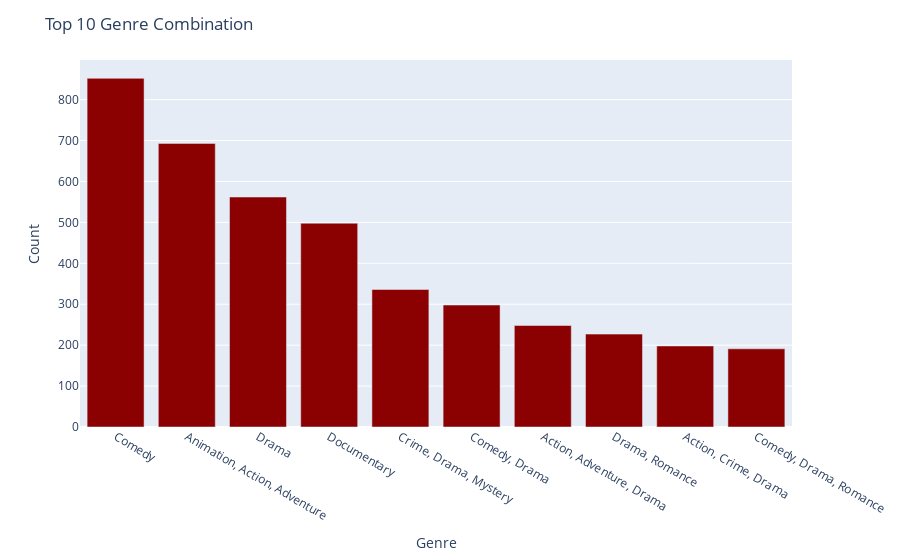

The notebook cell saved with this chart:
### Markdown cell above
##### Genre

### Code cell
import plotly.express as px
from plotly.offline import init_notebook_mode, iplot
import plotly.graph_objects as go
init_notebook_mode(connected=True)

netflix_df_genre = netflix_df['GENRE'].value_counts().reset_index().rename(columns={'GENRE':'Count','index':'Genre'})

fig = px.bar(data_frame = netflix_df_genre.sort_values(by='Count',ascending = False).head(10),
             x = 'Genre', y = 'Count')
colors = ['darkred'] * 10
fig.update_traces(marker_color = colors)
fig.update_layout(title = 'Top 10 Genre Combination')

fig.show()

### Figure 1 — Plotly figure (JSON) as saved in the notebook; plotly's stock layout.template omitted (floating-point values rounded to 4 significant figures)
{"data": [{"alignmentgroup": "True", "hovertemplate": "Genre=%{x}<br>Count=%{y}<extra></extra>", "legendgroup": "", "marker": {"color": ["darkred", "darkred", "darkred", "darkred", "darkred", "darkred", "darkred", "darkred", "darkred", "darkred"], "pattern": {"shape": ""}}, "name": "", "offsetgroup": "", "orientation": "v", "showlegend": false, "textposition": "auto", "type": "bar", "x": ["Comedy", "Animation, Action, Adventure", "Drama", "Documentary", "Crime, Drama, Mystery", "Comedy, Drama", "Action, Adventure, Drama", "Drama, Romance", "Action, Crime, Drama", "Comedy, Drama, Romance"], "xaxis": "x", "y": [852, 693, 562, 498, 336, 298, 248, 227, 198, 191], "yaxis": "y"}], "layout": {"barmode": "relative", "legend": {"tracegroupgap": 0}, "margin": {"t": 60}, "title": {"text": "Top 10 Genre Combination"}, "xaxis": {"anchor": "y", "domain": [0, 1], "title": {"text": "Genre"}}, "yaxis": {"anchor": "x", "domain": [0, 1], "title": {"text": "Count"}}}}
